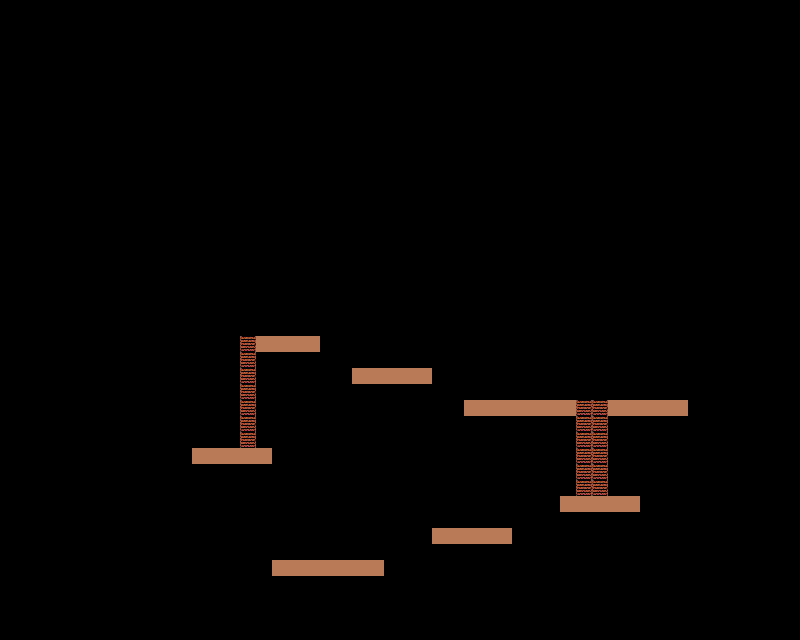

Tiled map render using the project's own tile images. Description and the map definition, with tile-layer contents summarised, below:
An orthogonal 50x40 tile map with 16x16 px tiles, 2 tile layers (Tiles, Ladder), 1 hidden layer not drawn, 2 tilesets.

<map version="1.10" tiledversion="1.11.0" orientation="orthogonal" renderorder="right-down" width="50" height="40" tilewidth="16" tileheight="16" infinite="0" nextlayerid="4" nextobjectid="1">
 <tileset firstgid="1" source="tilesets/BrownTileSmall.tsx" />
 <tileset firstgid="5" source="tilesets/ladder_1.tsx" />
 <layer id="1" name="Tiles" width="50" height="40">
  <data>[2000 cells, 43 non-empty, 2 distinct tile ids]</data>
 </layer>
 <layer id="3" name="Ladder" width="50" height="40">
  <data>[2000 cells, 19 non-empty, 1 distinct tile ids]</data>
 </layer>
 <layer id="2" name="Empty" width="50" height="40" visible="0">
  <data>[2000 cells, 2000 non-empty, 1 distinct tile ids]</data>
 </layer>
</map>
